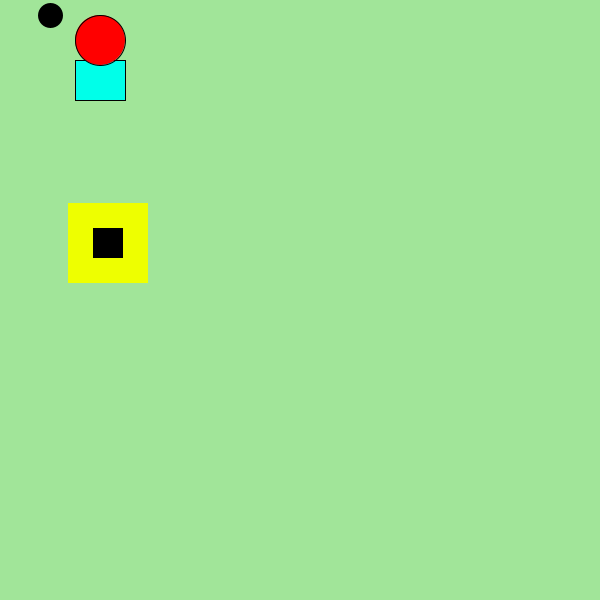
Frame 1 (no input)
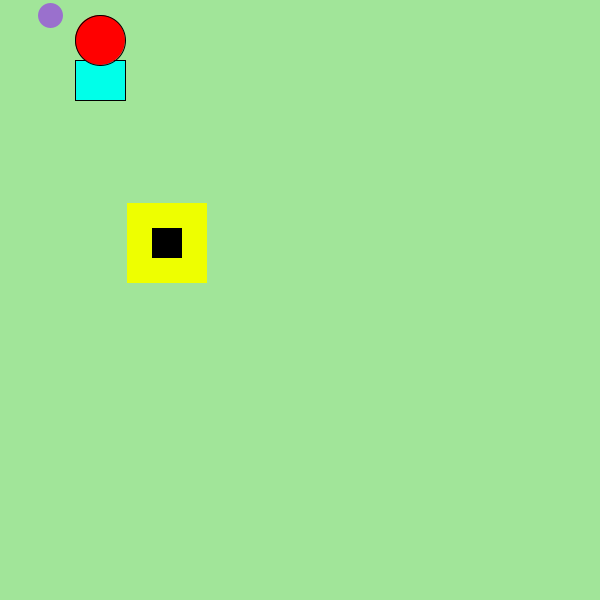
Frame 60 (the mouse pressed at the canvas centre just before this capture)
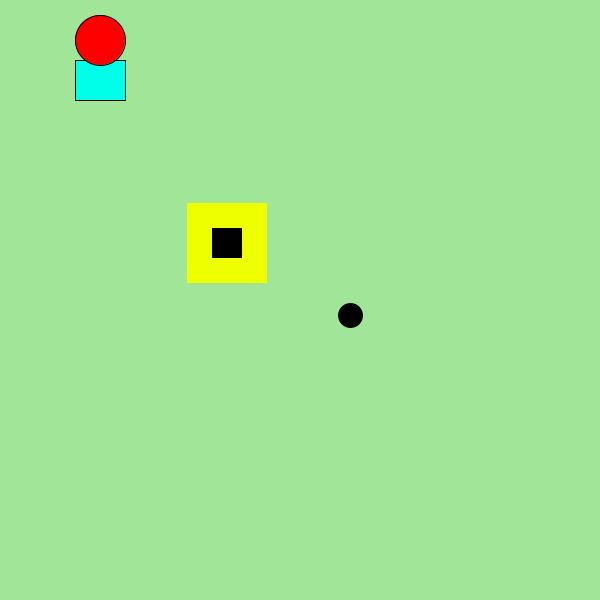
Frame 120 (the mouse held since frame 60 and released just before this capture)

The Processing sketch that drew these frames (run headless with seeded random() and noise(); from frame 60 on, the mouse is pressed at the canvas centre):

// Processing sketch: Mercedez_Assignment_1
// ── Mercedez_Assignment_1.pde
// Assisgnment 1 : Dynamic Drawing
// Art22 Spring 2020
// Author: Mercedez Ochoa
// Date: April 6, 2020

// Pshapte 'alien' from process.org
  

PShape alien, head, body; // create PShape varialbes
int number; // create int variable for square (x,y,extent)


void setup(){
  size(600, 600); // window size
  number = 30; // start square at x = 30
 
  // Create the shape group
  alien = createShape(GROUP);

  // Make two shapes
  ellipseMode(CORNER);
  head = createShape(ELLIPSE, 25, 0, 50, 50); // create head ellipse
  head.setFill(color(255,0,0)); // fill color red
  body = createShape(RECT, 25, 45, 50, 40); // create body rectangle  
  body.setFill(color(0,255,233)); // fill rectange with aqua blue

  // Add the two "child" shapes to the parent group stacking them
  alien.addChild(body);
  alien.addChild(head);
}

void draw() {
  background(161, 229, 153); // background shade of green
  translate(50, 15);
  shape(alien); // Draw the group
  
  // Mouse interaction with point
  strokeWeight(25); // size of point
  point(mouseX,mouseY); // draw shape interaction with mouse
  
  fill(0); // fill square with black
  stroke(238,255,0); // yellow outline
  square(number,200,55); // draw square
  number = number + 1; // make square move 
     
  if (mouseX < 200 || mouseX > 400){ // If mouseX less 200 or mouseX is greater 400 true 
    stroke(148,0,255,130); // then fill brush purple with aplpha channel of 130
  } else{
    stroke(0); // fill it black
  }
  
}

 
  
